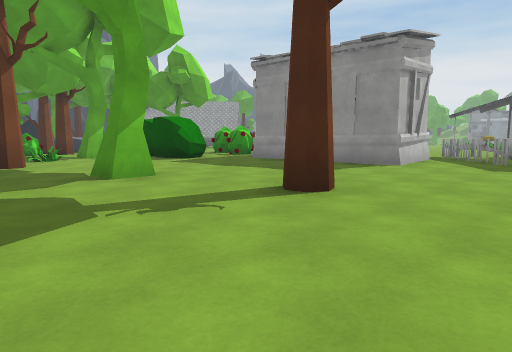
view 1 (above)

24 first-person views from a walk through a scene from a Unity 3-D project. The camera is 1.2 m above the floor, tilts 6° down and sees 75° across. The floor is counted in squares, 2 m on a side. Each view is taken from the middle of a square. On the plan, view 1 faces up. The plan holds only what a view shows up to about 10 squares ahead; the rest is blank. The place goes on beyond the plan. The player character is not drawn. Some surface patterns are stand-ins.

view 2
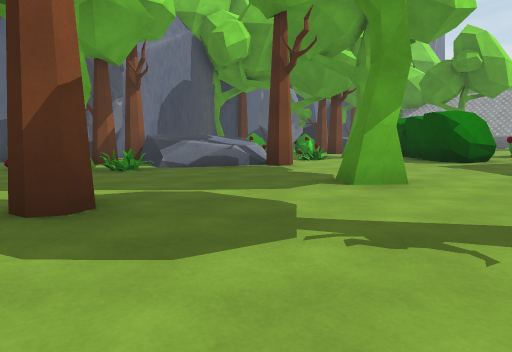

view 3
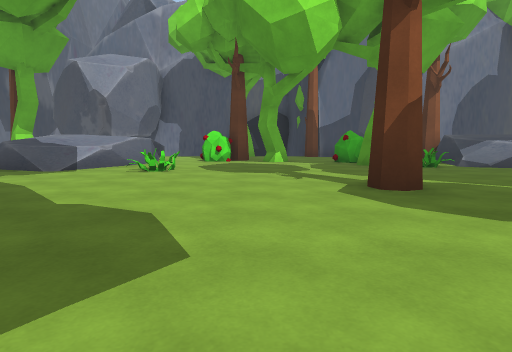

view 4
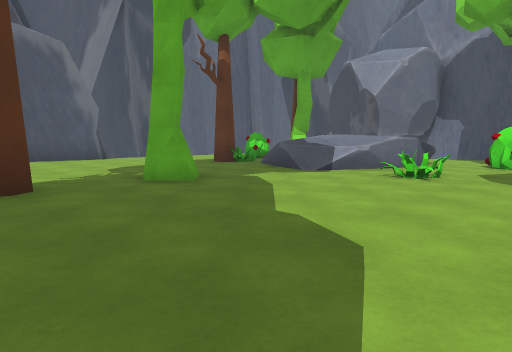

view 5
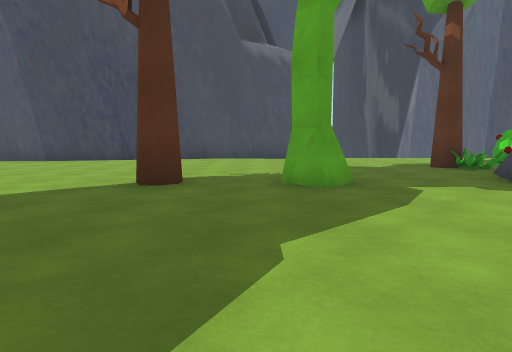

view 6
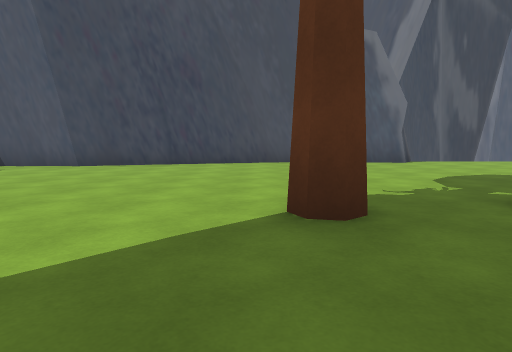

view 7
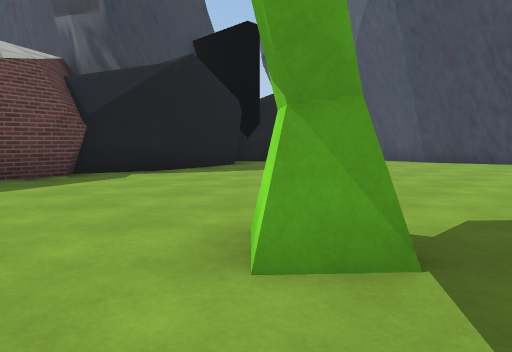

view 8
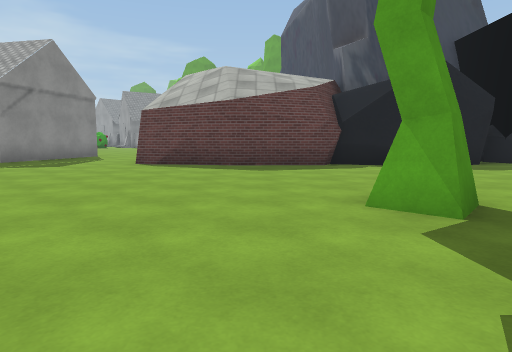

view 9
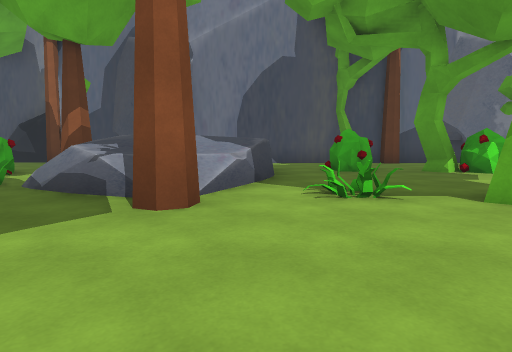

view 10
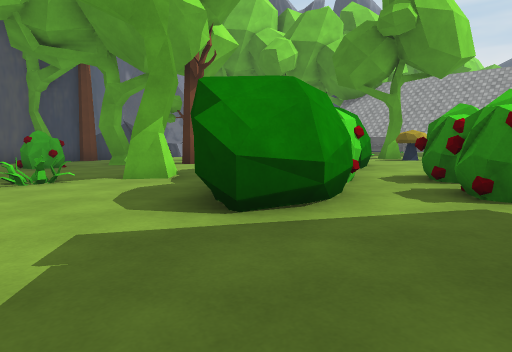

view 11
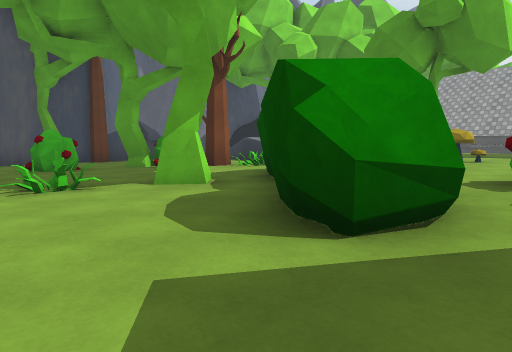

view 12
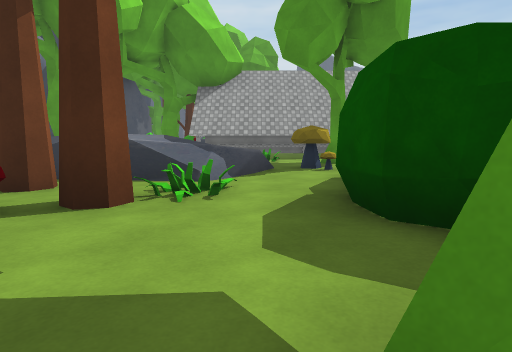

view 13
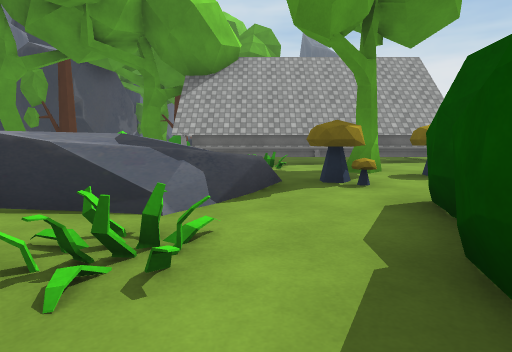

view 14
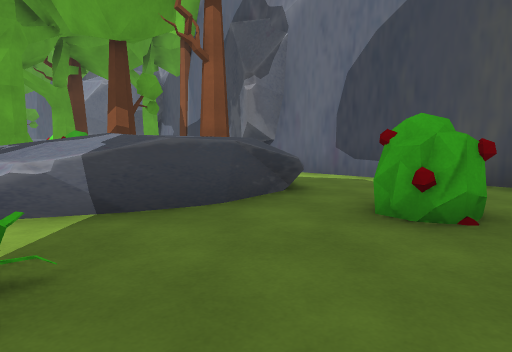

view 15
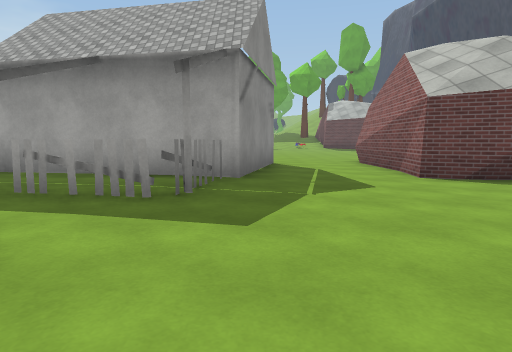

view 16
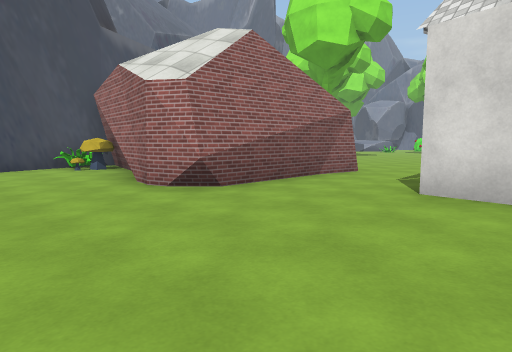

view 17
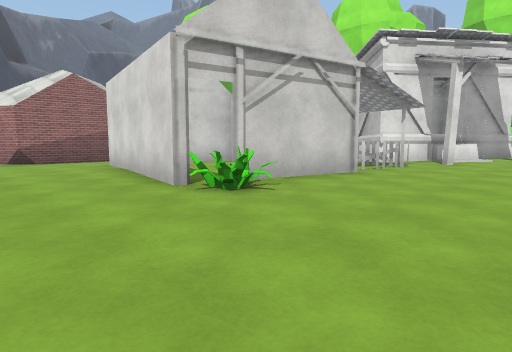

view 18
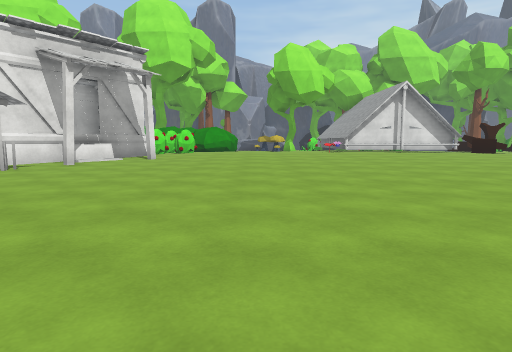

view 19
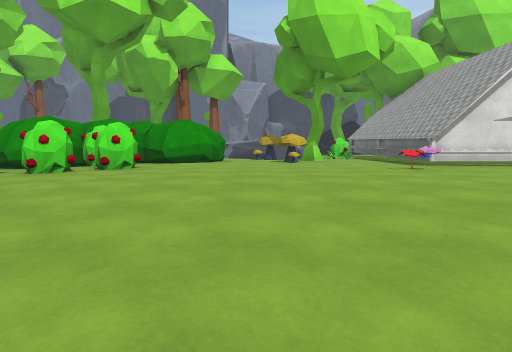

view 20
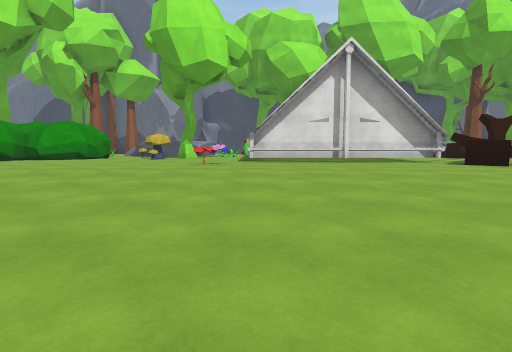

view 21
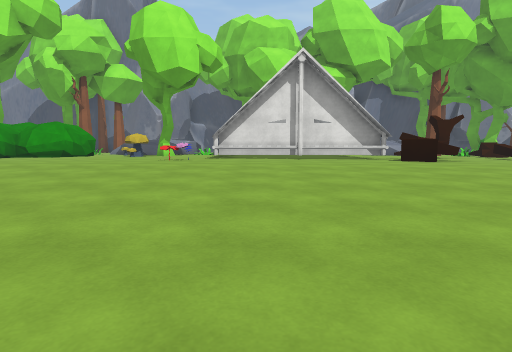

view 22
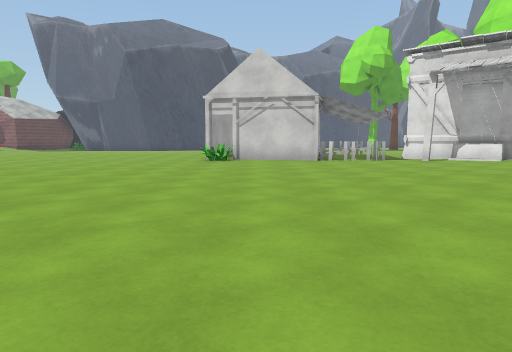

view 23
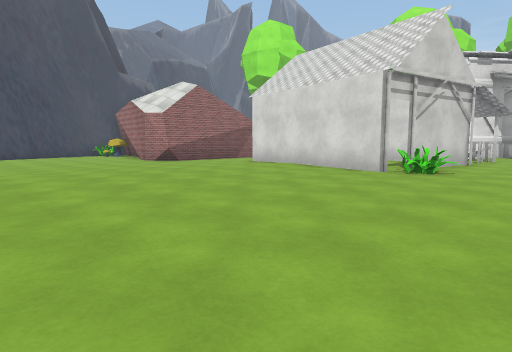

view 24
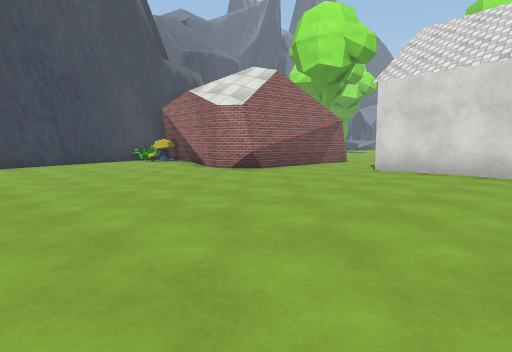

### Floor plan
Key: @ floor where view 1 was taken; # wall or solid block; x gap in a wall; . main floor; : floor 0.25 m higher than the main floor; + floor 0.5 m higher than the main floor; * floor 1.5 m higher than the main floor; / step, stairs or slope; = window, fence, low wall or low ledge; ^ raised ledge; T tree; O other object.
Columns run from 12 left of view 1 to 18 right of it. Each row starts with its distance up from view 1.
 25           #^^+++
 24           #:++++::
 23           #:++++:::
 22 T         #++++++:::
 21 T  T      #++++++:::: :
 20 T  O#######++++++:::::::
 19       O:::++O++++::::::::
 18    x= ::T:+++++++:::::::::
 17     *//O:O+++++++:::::::::
 16    **/=O::+++++++::::::::::
 15 #  /#=/:O::+++++::::::::::::
 14 #  T O/:OO::+++:::::::::::::
 13 #  OTT:OOO:O::+#:::::::::::::::
 12 T..T..:OOOOOO:##x#:::::::::::::
 11 T.....:T:OO::  #^##=#::O:::::::
 10 T..O....:OO:##  ###:####:::::::
  9 #.....O..::::####:x:#  #:::::::
  8 #.=//=......:::#:##:#  #:::::::
  7 #.=**//T.........##x#  #:::::::
  6 # T///=...T.........####:::::::
  5 #   #=....T....................
  4 #  T O.......T................
  3 # .OTT..............#####.....
  2 T........T..........#   #.....
  1 .. T...............##   #.....
  0 O  T........@......#   ##.....
 -1 O TT..........T....##  #......
 -2 ......O.......T.....#  #O..###
 -3  .=x=/.............##   O###
 -4     *//............##
 -5     */=..T.T........#
 -6    T =/..........  .#
 -7    TTO/..........   ##
 -8    OOTT...........
 -9    O .............
-10      ...........###
-11      ........####
-12         ######

Where each view was taken, in squares from view 1:
view 1: 0 up, 0 right, facing up
view 2: 1 up, 0 right, facing up-left
view 3: 0 up, 1 right, facing left
view 4: 0 up, 0 right, facing down-left
view 5: 0 up, 2 left, facing down
view 6: 2 down, 0 right, facing down
view 7: 0 up, 1 right, facing down-right
view 8: 0 up, 1 left, facing right
view 9: 8 up, 2 left, facing left
view 10: 8 up, 0 right, facing up-left
view 11: 8 up, 1 left, facing up-left
view 12: 10 up, 6 left, facing up
view 13: 12 up, 6 left, facing up
view 14: 11 up, 6 left, facing down-left
view 15: 6 up, 2 right, facing right
view 16: 7 up, 15 right, facing down-left
view 17: 14 up, 14 right, facing down-left
view 18: 16 up, 13 right, facing left
view 19: 16 up, 6 right, facing left
view 20: 20 up, 7 right, facing left
view 21: 21 up, 8 right, facing left
view 22: 21 up, 10 right, facing down
view 23: 13 up, 18 right, facing down-left
view 24: 9 up, 18 right, facing down-left
